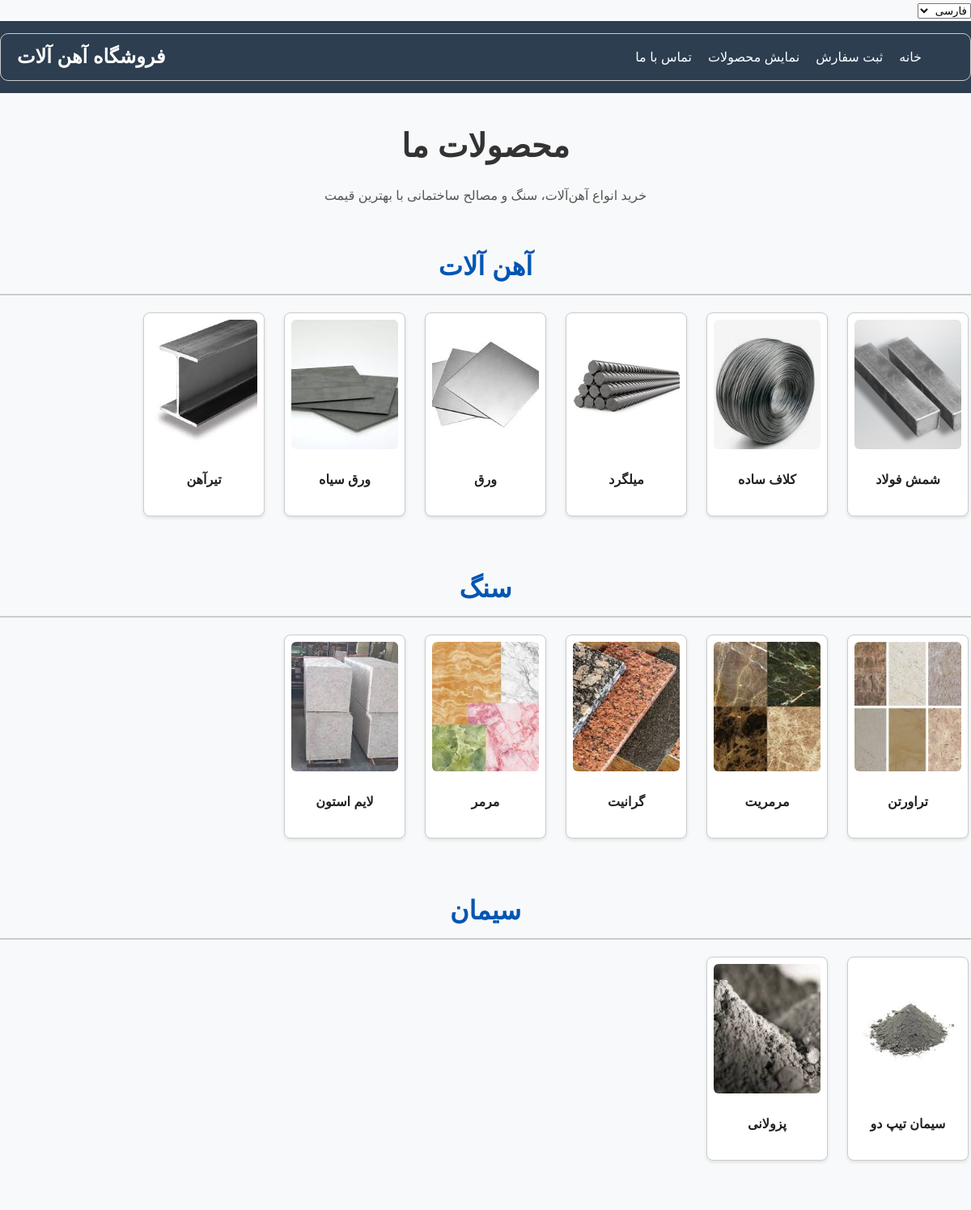
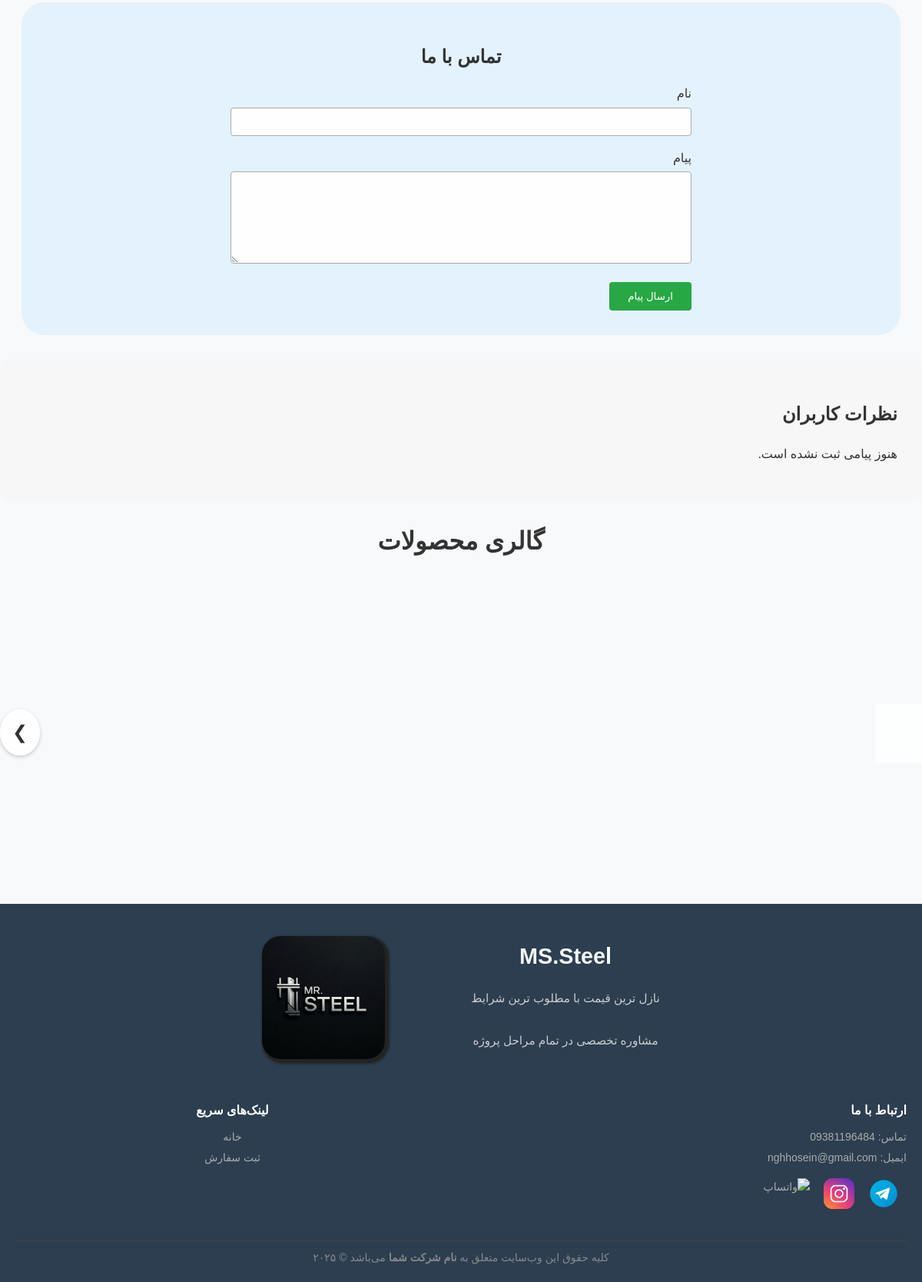
The page / on the database its author committed (2 pictures, top to bottom).
### store/models.py (models this page shows, shortened)
class Product(models.Model):
    name_fa        = models.CharField("نام محصول (فارسی)",    max_length=100,null=True)
    name_en        = models.CharField("Product Name (English)", max_length=100, blank=True, null=True)
    name_ar        = models.CharField("اسم المنتج (العربية)",  max_length=100, blank=True, null=True)
    description_fa = models.TextField("توضیحات (فارسی)",null=True)
    description_en = models.TextField("Description (English)", blank=True, null=True)
    description_ar = models.TextField("الوصف (العربية)",      blank=True, null=True)
    available_fa   = models.CharField("موجودی (فارسی)",    max_length=255,null=True)
    available_en   = models.CharField("Availability (En)", max_length=255, blank=True, null=True)
    available_ar   = models.CharField("التوفر (Ar)",        max_length=255, blank=True, null=True)
    category_fa    = models.CharField("دسته‌بندی (فارسی)",   max_length=50,null=True)
    category_en    = models.CharField("Category (English)",   max_length=50, blank=True, null=True)
    category_ar    = models.CharField("فئة (العربية)",        max_length=50, blank=True, null=True)
    price_fa       = models.CharField("قیمت (فارسی)",         max_length=100,null=True)
    price_en       = models.CharField("Price (English)",      max_length=100, blank=True, null=True)
    price_ar       = models.CharField("السعر (العربية)",      max_length=100, blank=True, null=True)
    image_url      = models.CharField("آدرس عکس", max_length=255, blank=True)
    image          = models.ImageField(upload_to="products_images/", null=True, blank=True)
    is_active      = models.BooleanField("فعّال", default=True)

### gallery/models.py (models this page shows, shortened)
class GalleryImage(models.Model):
    title = models.CharField(max_length=255, blank=True, null=True, verbose_name='عنوان عکس')
    image = models.ImageField(upload_to='media/',verbose_name='تصویر')
    uploaded_at = models.DateTimeField(auto_now_add=True)
    class Meta:
        verbose_name = 'تصویر گالری'
        verbose_name_plural = 'تصاویر گالری'
        ordering = ['-uploaded_at']

### store/views.py (the view)
# urls.py: path('', views.StoreView.as_view(), name='store'),
class StoreView(View):
    def get(self, request):
        products = Product.objects.filter(is_active=True)
        lang = request.LANGUAGE_CODE  # 'fa', 'en' یا 'ar'
        suffix = lang if lang in ('fa', 'en', 'ar') else 'fa'
        categories = {}
        for p in products:
            cat = getattr(p, f'category_{suffix}') or p.category_fa
            categories.setdefault(cat, []).append(p)
        category_list = [
            {'name': cat, 'products': plist}
            for cat, plist in categories.items()
        ]
        approved_messages = Message.objects.filter(is_approved=True).order_by('-created_at')
        gallery_images = GalleryImage.objects.all()
        return render(request, 'store/store.html', {
            'categories': category_list,
            'approved_messages': approved_messages,
            'gallery_images': gallery_images,
        })

### store/templates/store/store.html (shortened to what this page needs)
{% extends 'base.html' %}
{% load i18n %}
{% load static %}
{% block content %}
<section class="intro">
  <h1>{% trans "محصولات ما" %}</h1>
  <p>{% trans "خرید انواع آهن‌آلات، سنگ و مصالح ساختمانی با بهترین قیمت" %}</p>
</section>
{% for category in categories %}
  <section class="category-section" id="products">
    <h2 class="category-title">{{ category.name }}</h2>
    <div class="products-grid">
      {% for product in category.products %}
        <div class="product-card" onclick="toggleDetails(this)">
          {% if product.image %}
            <img src="{{ product.image.url }}" alt="{{ product.name_fa }}">
          {% elif product.image_url %}
            <img src="{{ product.image_url }}" alt="{{ product.name_fa }}">
          {% else %}
            <img src="{% static 'images/no-image.png' %}" alt="{% trans 'تصویری موجود نیست' %}">
          {% endif %}
          <h3>
            {% if LANGUAGE_CODE == 'fa' %}
              {{ product.name_fa }}
            {% elif LANGUAGE_CODE == 'ar' %}
              {{ product.name_ar }}
            {% elif LANGUAGE_CODE == 'en' %}
              {{ product.name_en }}
            {% else %}
              {{ product.name_fa }}
            {% endif %}
          </h3>
        </div>
      {% endfor %}
    </div>
  </section>
{% endfor %}
<section class="contact-section centered" id="contact">
  <h2>{% trans "تماس با ما" %}</h2>
  <form method="post" action="{% url 'message_create' %}">
    <div>
      <label for="name">{% trans "نام" %}</label>
      <input type="text" name="name" required>
    </div>
    <div>
      <label for="message">{% trans "پیام" %}</label>
      <textarea name="message" rows="4" required></textarea>
    </div>
    <button type="submit">{% trans "ارسال پیام" %}</button>
  </form>
</section>
<section class="approved-messages" id="feedback">
  <h2>{% trans "نظرات کاربران" %}</h2>
  {% if approved_messages %}
    {% for msg in approved_messages %}
      <div class="user-message">
        <p><strong>{{ msg.name }}</strong> {% trans "گفت:" %}</p>
        <blockquote>{{ msg.message }}</blockquote>
        {% if msg.answer %}
          <p class="admin-answer">
            <strong>{% trans "پاسخ مدیریت:" %}</strong> {{ msg.answer }}
          </p>
        {% endif %}
      </div>
    {% endfor %}
  {% else %}
    <p>{% trans "هنوز پیامی ثبت نشده است." %}</p>
  {% endif %}
</section>
<section class="work-samples-section" id="home-gallery">
    <h2>گالری محصولات</h2>
    <div class="gallery-wrapper">
        <button id="home-gallery-scroll-left" class="nav-button">
            <span class="arrow">&#x276F;</span>
        </button>
        <div class="work-samples-grid">
            {% for image in gallery_images %}
                <a class="work-sample-item" data-src="{{ image.image.url }}">
                    <img src="{{ image.image.url }}" alt="تصویر گالری" class="work-sample-image">
                </a>
            {% endfor %}
        </div>
         <button id="home-gallery-scroll-right" class="nav-button">
        <span class="arrow">&#x276E;</span> </button>
    </div>
</section>
{% endblock %}

### templates/base.html (shortened to what this page needs)
<!DOCTYPE html>
<html lang="fa">
<head>
  {% load static %}
  <link rel="stylesheet" href="{% static 'css/style.css' %}?v=3">
  <link rel="stylesheet" href="{% static 'css/gallery.css'%}?v=3">
  <link rel="stylesheet" href="{% static 'css/error.css' %}?v=2">
  <link rel="stylesheet" href="{% static 'css/order.css' %}?v=2">
  <link rel="stylesheet" href="{% static 'css/store.css' %}?v=4">
</head>
<body>
{% load i18n %}
 <form action="{% url 'set_language' %}" method="post">
  <select name="language" onchange="this.form.submit()">
    <option value="fa" {% if LANGUAGE_CODE == 'fa' %}selected{% endif %}>فارسی</option>
  </select>
</form>
  {% include 'components/header.html' %}
  <main>
    {% block content %}
    {% endblock %}
  </main>
  {% include 'components/footer.html' %}
</body>
</html>

### templates/components/header.html
{% load static %}
{% load i18n %}
<header class="site-header">
  <div class="container">
    <nav class="main-nav">
      <ul>
        <li><a href="{% url 'store' %}">{% trans "خانه" %}</a></li>
        <li><a href="{% url 'order' %}">{% trans "ثبت سفارش" %}</a></li>
        <li><a href="{% url 'store' %}#products">{% trans "نمایش محصولات" %}</a></li>
        <li><a href="{% url 'store' %}#contact">{% trans "تماس با ما" %}</a></li>
      </ul>
    </nav>
    <div class="logo">
      <a href="{% url 'store' %}" class="site-name">{% trans "فروشگاه آهن آلات" %}</a>
    </div>
  </div>
</header>

### templates/components/messages.html (shortened to what this page needs)
{% load i18n %}

### templates/components/footer.html (shortened to what this page needs)
{% load static %}
{% load static i18n %}
<footer class="site-footer">
  <div class="footer-top">
    <div class="footer-header">
      <div class="footer-title-group">
        <h2 class="footer-title">{% trans "MS.Steel" %}</h2>
        <p class="footer-subtitle">{% trans "نازل ترین قیمت با مطلوب ترین شرایط" %}</p>
        <p class="footer-subtitle">{% trans "مشاوره تخصصی در تمام مراحل پروژه" %}</p>
      </div>
      <img src="{% static 'logo/logo.jpg' %}" alt="{% trans 'لوگو شرکت' %}" class="footer-logo">
    </div>
  </div>
  <div class="footer-content">
    <div class="footer-column">
      <h4>{% trans "ارتباط با ما" %}</h4>
      <a href="tel:09381196484">{% trans "تماس: 09381196484" %}</a>
      <a href="nghhosein@gmail.com">{% trans "ایمیل: nghhosein@gmail.com" %}</a>
      <div class="social-icons">
        <a href="https://t.me/steel_ngh" target="_blank">
          <img src="{% static 'icon/telegram.png' %}" alt="{% trans 'تلگرام' %}">
        </a>
        <a href="https://instagram.com/hosein__naghdi" target="_blank">
          <img src="{% static 'icon/instagram.png' %}" alt="{% trans 'اینستاگرام' %}">
        </a>
        <a href="https://wa.me/989123852472" target="_blank">
          <img src="{% static 'icon/whatsapp.png' %}" alt=" واتساپ ">
        </a>
      </div>
    </div>
    <div class="footer-column footer-center">
      <h4>{% trans "لینک‌های سریع" %}</h4>
      <a href="/">{% trans "خانه" %}</a>
      <a href="/order/">{% trans "ثبت سفارش" %}</a>
    </div>
  </div>
  <div class="copyright">
    {% trans "کلیه حقوق این وب‌سایت متعلق به" %} <strong>{% trans "نام شرکت شما" %}</strong> {% trans "می‌باشد © ۲۰۲۵" %}
  </div>
</footer>

### static/css/style.css (style rules this page uses)
.site-name { font-size: 1.8rem; font-weight: bold; color: #333 ; text-decoration: none; }
.site-header { background-color: #2c3e50 !important; color: white ; padding: 15px 0 ; position: relative; z-index: 1000; }
.site-header .container { display: flex; justify-content: space-between; align-items: center; padding: 0 20px; border: 1px solid #ccc; border-radius: 10px; }
.logo a { font-size: 24px; font-weight: bold; color: white; text-decoration: none; }
.main-nav ul { display: flex; list-style: none; gap: 20px; }
.main-nav a { color: white; text-decoration: none; }
.site-footer { background-color: #2c3e50; color: #eee; padding: 40px 20px 20px; font-size: 14px; direction: rtl; }
.footer-top { margin-bottom: 30px; }
.footer-header { display: flex; align-items: center; justify-content: center; gap: 7rem; text-align: right; }
.footer-logo { width: 160px; height: auto; border-radius: 15%; box-shadow: #232323 3px 3px 3px 3px; }
.footer-title-group { display: flex; flex-direction: column; text-align: center; }
.footer-title { font-size: 1.8rem; color: #f5f5f5; margin: 5px 0; }
.footer-subtitle { color: #ccc; font-size: 0.95rem; }
.footer-content { display: flex; justify-content: space-between; flex-wrap: wrap; gap: 30px; text-align: right; }
.footer-column { flex: 1; min-width: 200px; }
.footer-column h4 { color: #fff; margin-bottom: 10px; font-size: 1rem; }
.footer-column a { color: #aaa; text-decoration: none; display: block; margin: 5px 0; }
.footer-center { text-align: center; }
.social-icons { margin-top: 10px; display: flex; }
.social-icons img { width: 40px; margin-left: 8px; padding-right: 10px; }
.copyright { text-align: center; font-size: 14px; color: #888; margin-top: 30px; border-top: 1px solid #444; padding-top: 10px; }

### static/css/order.css (style rules this page uses)
input[type="text"], input[type="email"], textarea { width: 100%; padding: 12px; font-size: 14px; border: 1px solid #ccc; border-radius: 6px; box-sizing: border-box; background-color: #fefefe; }
textarea { min-height: 120px; resize: vertical; }

### rows shown on the page
Product: name "آهن آلات", image (picture), name_fa "شمش فولاد"
Product: image (picture), name_fa "کلاف ساده"
Product: image (picture), name_fa "میلگرد"
Product: image (picture), name_fa "ورق"
Product: image (picture), name_fa "ورق سیاه"
Product: image (picture), name_fa "تیرآهن"
Product: name "سنگ", image (picture), name_fa "تراورتن"
Product: image (picture), name_fa "مرمریت"
Product: image (picture), name_fa "گرانیت"
Product: image (picture), name_fa "مرمر"
Product: image (picture), name_fa "لایم استون"
Product: name "سیمان", image (picture), name_fa "سیمان تیپ دو"
Product: image (picture), name_fa "پزولانی"
GalleryImage: image (picture)
GalleryImage: image (picture)
GalleryImage: image (picture)
GalleryImage: image (picture)
